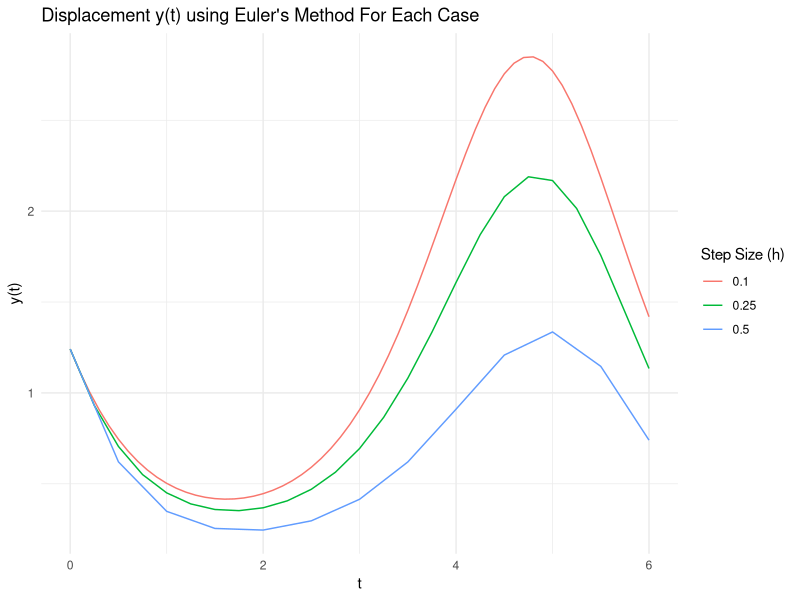

Generate this figure with R: (Note: this script raises an error after producing the figure.)

# Function implementing Euler's method
euler_method <- function(f, y0, t0, t_end, h) {
  t_values <- seq(t0, t_end, by = h)
  y_values <- numeric(length(t_values))
  y_values[1] <- y0
  
  for (i in 1:(length(t_values) - 1)) {
    y_values[i + 1] <- y_values[i] + h * f(t_values[i], y_values[i])
  }
  
  return(data.frame(t = t_values, y = y_values))
}

# Function representing the ODE y' = -y * cos(t)
ode_function <- function(t, y) {
  -y * cos(t)
}

# Initial conditions and parameters
y0 <- 1.241
t0 <- 0
t_end <- 6

# Calculate y(t) for different step sizes
h_values <- c(0.5, 0.25, 0.1)
solutions <- lapply(h_values, function(h) euler_method(ode_function, y0, t0, t_end, h))

# Plot the results
library(ggplot2)

plot_data <- do.call(rbind, lapply(1:length(h_values), function(i) {
  data <- solutions[[i]]
  data$h <- h_values[i]
  data
}))

ggplot(plot_data, aes(x = t, y = y, color = factor(h), group = h)) +
  geom_line() +
  labs(title = "Displacement y(t) using Euler's Method For Each Case",
       x = "t",
       y = "y(t)",
       color = "Step Size (h)") +
  theme_minimal()

library(ggplot2)

# Exact solution function based on the given formula
solution <- function(t) {
  0.5 * exp(sin(2 * exp(-sin(t))))
}

# Function implementing Euler's method
euler_method <- function(f, y0, t0, t_end, h) {
  t_values <- seq(t0, t_end, by = h)
  y_values <- numeric(length(t_values))
  y_values[1] <- y0
  
  for (i in 1:(length(t_values) - 1)) {
    y_values[i + 1] <- y_values[i] + h * f(t_values[i], y_values[i])
  }
  
  return(data.frame(t = t_values, y = y_values))
}

# Calculate the exact solution values for comparison
y_exact_0.5 <- solution(t_0.5)

# Calculate absolute and relative errors
absolute_error <- abs(y_exact_0.5 - y_0.5)
relative_error <- absolute_error / abs(y_exact_0.5)

# Create data frame for errors
error_data <- data.frame(t = t_0.5, absolute_error = absolute_error, relative_error = relative_error)

# Plot the errors
ggplot(error_data, aes(x = t)) +
  geom_line(aes(y = absolute_error, color = "Absolute Error")) +
  geom_line(aes(y = relative_error, color = "Relative Error")) +
  labs(title = "Errors for Euler's Method (h = 0.5)",
       x = "t",
       y = "Error",
       color = "Error Type") +
  theme_minimal()
